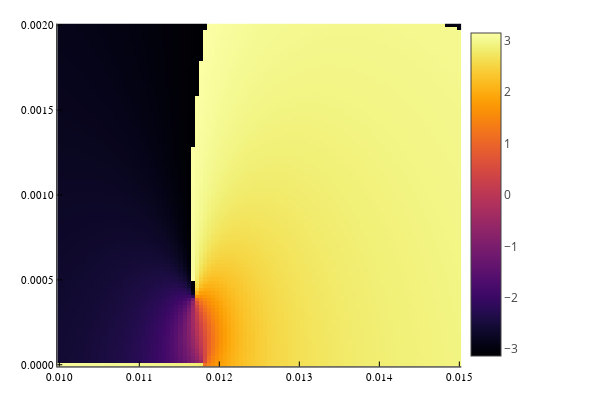

Write notebook code for a chart like this one.
### Code cell
βT = (nsA+im*insA)

felA = [funSolv(β,k₀,layer) for β ∈ βT];

A = reshape(felA,size(nsM))

plotly()
heatmap(ns,ins,angle.(A)')
